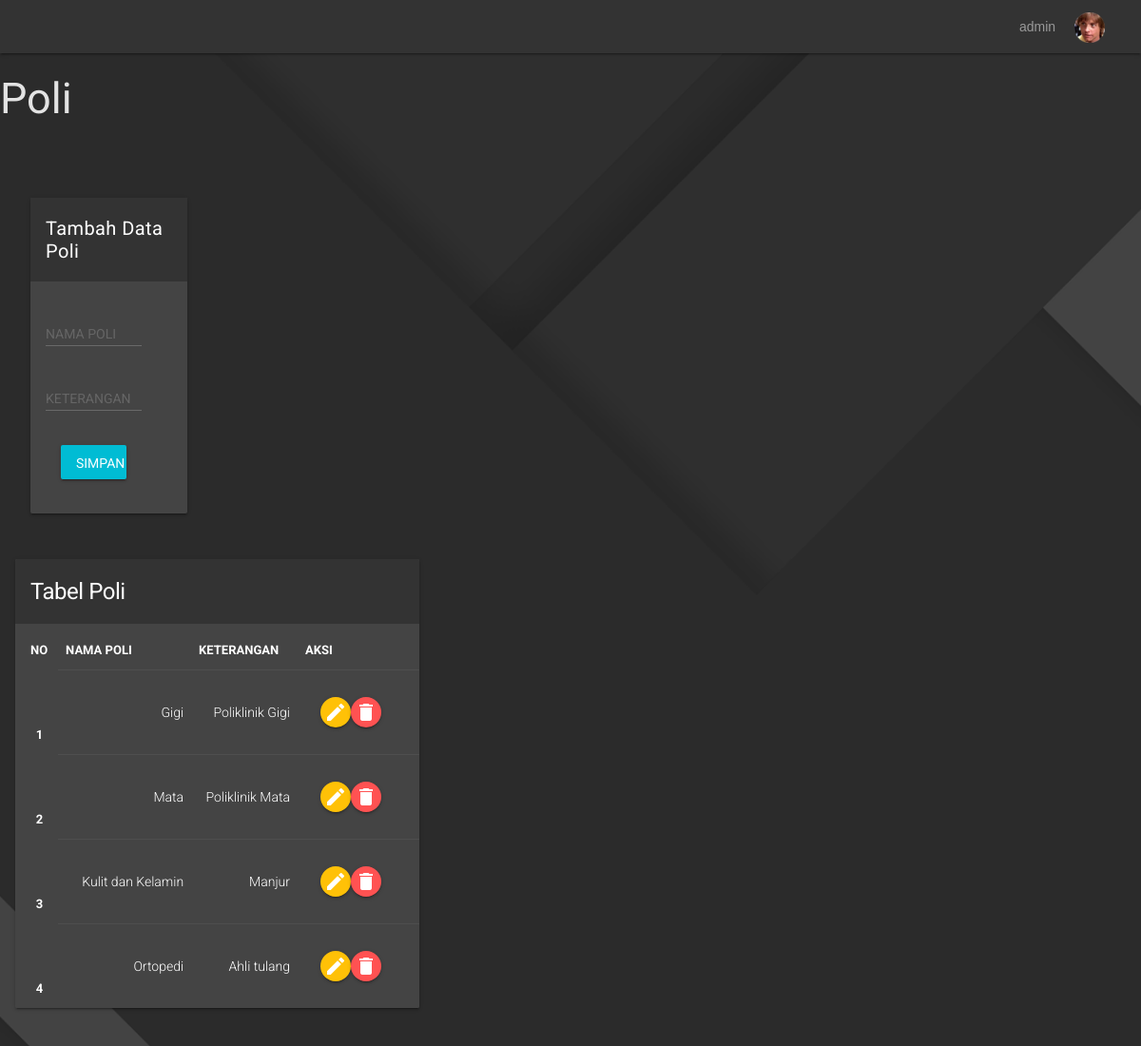
The page /dashboard.php?page=poli (signed in) on the database its author committed.
### tables this page shows
CREATE TABLE `poli` (
  `id` int(11) UNSIGNED NOT NULL,
  `nama_poli` varchar(255) NOT NULL,
  `keterangan` text NOT NULL
);

### poli.php (the view, shortened to what this page needs)
<div class="mdl-grid mdl-cell mdl-cell--6-col-desktop mdl-cell--6-col-tablet mdl-cell--4-col-phone mdl-cell--top">
    <div class="mdl-cell mdl-cell--12-col-desktop mdl-cell--12-col-tablet mdl-cell--4-col-phonee">
        <div class="mdl-card mdl-shadow--2dp">
            <div class="mdl-card__title">
                <h5 class="mdl-card__title-text text-color--white">Tambah Data Poli</h5>
            </div>
            <div class="mdl-card__supporting-text">
                <form class="form form--basic" method="POST" action="" name="myForm" onsubmit="return(validate());">
                <?php
                $nama_poli = '';
                $keterangan = '';
                ?>
                    <div class="mdl-grid">
                        <div class="mdl-cell mdl-cell--12-col-desktop mdl-cell--12-col-tablet mdl-cell--4-col-phone form__article">
                            <div class="mdl-textfield mdl-js-textfield full-size">
                                <input class="mdl-textfield__input" type="text" id="inputPoli" name="nama_poli"  value="<?php echo $nama_poli ?>">
                                <label class="mdl-textfield__label" for="inputPoli">NAMA POLI</label>
                            </div>
                            <div class="mdl-textfield mdl-js-textfield full-size">
                                <input class="mdl-textfield__input" type="text" id="inputKeterangan" name="keterangan" value="<?php echo $keterangan ?>">
                                <label class="mdl-textfield__label" for="inputKeterangan">KETERANGAN</label>
                            </div>
                            <li class="mdl-list__item">
                                <button type="submit" name="simpan" class="mdl-button mdl-js-button mdl-button--raised mdl-js-ripple-effect button--colored-light-blue">
                                    Simpan
                                </button>
                            </li>
                        </div>
                    </div>
                </form>
            </div>
        </div>
    </div>
</div>
<div class="mdl-grid ui-tables">
    <div class="mdl-cell mdl-cell--12-col-desktop mdl-cell--12-col-tablet mdl-cell--4-col-phone">
        <div class="mdl-card mdl-shadow--2dp">
            <div class="mdl-card__title">
                <h1 class="mdl-card__title-text">Tabel Poli</h1>
            </div>
            <div class="mdl-card__supporting-text no-padding">
                <table class="mdl-data-table mdl-js-data-table">
                    <thead>
                        <tr>
                            <th class="mdl-data-table__cell--non-numeric">NO</th>
                            <th class="mdl-data-table__cell--non-numeric">NAMA POLI</th>
                            <th class="mdl-data-table__cell--non-numeric">KETERANGAN</th>
                            <th class="mdl-data-table__cell--non-numeric">AKSI</th>
                    </thead>
                    <tbody>
                    <?php
                    $result = mysqli_query($mysqli, "SELECT * FROM poli");
                    $no = 1;
                    while ($data = mysqli_fetch_array($result)) {
                    ?>
                        <tr>
                        <th scope="row"><?php echo $no++ ?></th>
                        <td><?php echo $data['nama_poli'] ?></td>
                        <td><?php echo $data['keterangan'] ?></td>
                            <td>
                                    <li class="mdl-list__item">
                                        <a href="dashboard.php?page=poli&id=<?php echo $data['id'] ?>">
                                            <button class="mdl-button mdl-js-button mdl-button--icon mdl-button--raised mdl-js-ripple-effect button--colored-orange">
                                                <i class="material-icons">edit</i>
                                            </button>
                                        </a>
                                        <a href="dashboard.php?page=poli&id=<?php echo $data['id'] ?>&aksi=hapus">
                                            <button class="mdl-button mdl-js-button mdl-button--icon mdl-button--raised mdl-js-ripple-effect button--colored-red">
                                                <i class="material-icons">delete</i>
                                            </button>
                                        </a>
                                    </li>
                            </td>
                        </tr>
                        <?php
                            }
                        ?>
                    </tbody>
                </table>
            </div>
        </div>
    </div>
</div>

### rows shown on the page
poli: nama_poli "Gigi", keterangan "Poliklinik Gigi"
poli: nama_poli "Mata", keterangan "Poliklinik Mata"
poli: nama_poli "Kulit dan Kelamin", keterangan "Manjur"
poli: nama_poli "Ortopedi", keterangan "Ahli tulang"

### other values the page prints
$_SESSION['username'] "admin"
$_GET['page'] "Poli"
